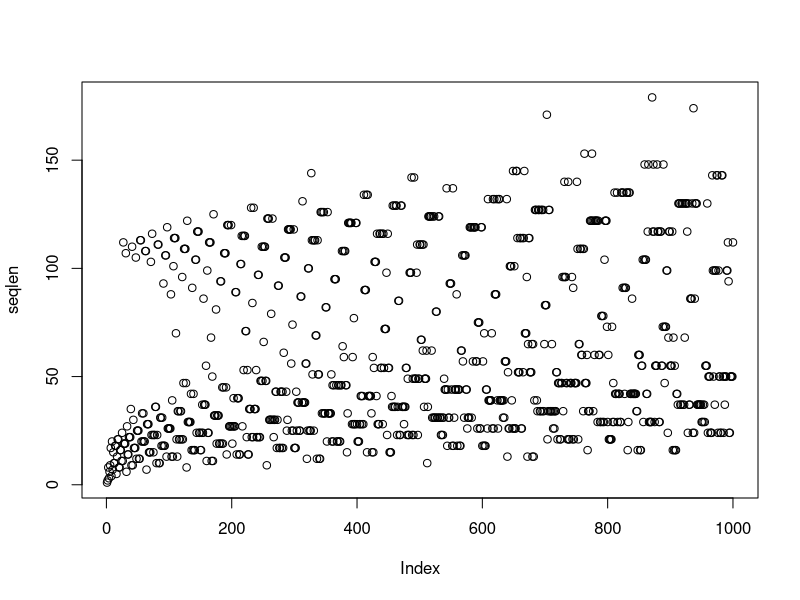

Generate this figure with R:
seqlen<-c()
for (i in 1:1000) 
  {
  n<-i
  counter<-1
  while (n !=1) 
    {
    if (n%%2==0) 
      {
      n<-as.integer(n/2)
    } 
    else 
      {
      n<-as.integer(n*3+1)
    }
    counter<-counter+1
  }
  seqlen<-append(seqlen, counter)
}
plot(seqlen)